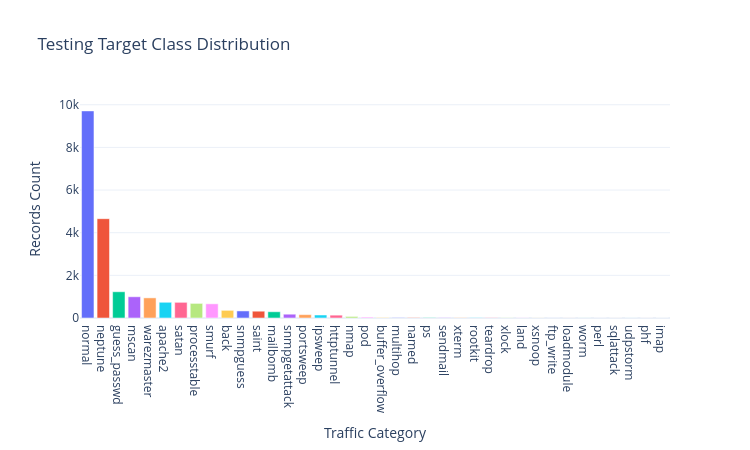

The cell this chart's notebook holds for it:
### Markdown cell above
Let's also visualize the test set class distribution to inspect labels.

### Code cell
# Calculate test class distribution
test_counts = test_df['label'].value_counts().reset_index()
test_counts.columns = ['Label', 'Count']

fig_test = px.bar(
    test_counts,
    x='Label',
    y='Count',
    title='Testing Target Class Distribution',
    labels={'Label': 'Traffic Category', 'Count': 'Records Count'},
    color='Label'
)
fig_test.update_layout(showlegend=False, width=750, height=450)
fig_test.show()

### Figure 1 — Plotly figure (JSON) as saved in the notebook; plotly's stock layout.template omitted (floating-point values rounded to 4 significant figures)
{"data": [{"hovertemplate": "Traffic Category=%{x}<br>Records Count=%{y}<extra></extra>", "legendgroup": "normal", "marker": {"color": "#636efa", "pattern": {"shape": ""}}, "name": "normal", "orientation": "v", "showlegend": true, "textposition": "auto", "type": "bar", "x": ["normal"], "xaxis": "x", "y": [9711], "yaxis": "y"}, {"hovertemplate": "Traffic Category=%{x}<br>Records Count=%{y}<extra></extra>", "legendgroup": "neptune", "marker": {"color": "#EF553B", "pattern": {"shape": ""}}, "name": "neptune", "orientation": "v", "showlegend": true, "textposition": "auto", "type": "bar", "x": ["neptune"], "xaxis": "x", "y": [4657], "yaxis": "y"}, {"hovertemplate": "Traffic Category=%{x}<br>Records Count=%{y}<extra></extra>", "legendgroup": "guess_passwd", "marker": {"color": "#00cc96", "pattern": {"shape": ""}}, "name": "guess_passwd", "orientation": "v", "showlegend": true, "textposition": "auto", "type": "bar", "x": ["guess_passwd"], "xaxis": "x", "y": [1231], "yaxis": "y"}, {"hovertemplate": "Traffic Category=%{x}<br>Records Count=%{y}<extra></extra>", "legendgroup": "mscan", "marker": {"color": "#ab63fa", "pattern": {"shape": ""}}, "name": "mscan", "orientation": "v", "showlegend": true, "textposition": "auto", "type": "bar", "x": ["mscan"], "xaxis": "x", "y": [996], "yaxis": "y"}, {"hovertemplate": "Traffic Category=%{x}<br>Records Count=%{y}<extra></extra>", "legendgroup": "warezmaster", "marker": {"color": "#FFA15A", "pattern": {"shape": ""}}, "name": "warezmaster", "orientation": "v", "showlegend": true, "textposition": "auto", "type": "bar", "x": ["warezmaster"], "xaxis": "x", "y": [944], "yaxis": "y"}, {"hovertemplate": "Traffic Category=%{x}<br>Records Count=%{y}<extra></extra>", "legendgroup": "apache2", "marker": {"color": "#19d3f3", "pattern": {"shape": ""}}, "name": "apache2", "orientation": "v", "showlegend": true, "textposition": "auto", "type": "bar", "x": ["apache2"], "xaxis": "x", "y": [737], "yaxis": "y"}, {"hovertemplate": "Traffic Category=%{x}<br>Records Count=%{y}<extra></extra>", "legendgroup": "satan", "marker": {"color": "#FF6692", "pattern": {"shape": ""}}, "name": "satan", "orientation": "v", "showlegend": true, "textposition": "auto", "type": "bar", "x": ["satan"], "xaxis": "x", "y": [735], "yaxis": "y"}, {"hovertemplate": "Traffic Category=%{x}<br>Records Count=%{y}<extra></extra>", "legendgroup": "processtable", "marker": {"color": "#B6E880", "pattern": {"shape": ""}}, "name": "processtable", "orientation": "v", "showlegend": true, "textposition": "auto", "type": "bar", "x": ["processtable"], "xaxis": "x", "y": [685], "yaxis": "y"}, {"hovertemplate": "Traffic Category=%{x}<br>Records Count=%{y}<extra></extra>", "legendgroup": "smurf", "marker": {"color": "#FF97FF", "pattern": {"shape": ""}}, "name": "smurf", "orientation": "v", "showlegend": true, "textposition": "auto", "type": "bar", "x": ["smurf"], "xaxis": "x", "y": [665], "yaxis": "y"}, {"hovertemplate": "Traffic Category=%{x}<br>Records Count=%{y}<extra></extra>", "legendgroup": "back", "marker": {"color": "#FECB52", "pattern": {"shape": ""}}, "name": "back", "orientation": "v", "showlegend": true, "textposition": "auto", "type": "bar", "x": ["back"], "xaxis": "x", "y": [359], "yaxis": "y"}, {"hovertemplate": "Traffic Category=%{x}<br>Records Count=%{y}<extra></extra>", "legendgroup": "snmpguess", "marker": {"color": "#636efa", "pattern": {"shape": ""}}, "name": "snmpguess", "orientation": "v", "showlegend": true, "textposition": "auto", "type": "bar", "x": ["snmpguess"], "xaxis": "x", "y": [331], "yaxis": "y"}, {"hovertemplate": "Traffic Category=%{x}<br>Records Count=%{y}<extra></extra>", "legendgroup": "saint", "marker": {"color": "#EF553B", "pattern": {"shape": ""}}, "name": "saint", "orientation": "v", "showlegend": true, "textposition": "auto", "type": "bar", "x": ["saint"], "xaxis": "x", "y": [319], "yaxis": "y"}, {"hovertemplate": "Traffic Category=%{x}<br>Records Count=%{y}<extra></extra>", "legendgroup": "mailbomb", "marker": {"color": "#00cc96", "pattern": {"shape": ""}}, "name": "mailbomb", "orientation": "v", "showlegend": true, "textposition": "auto", "type": "bar", "x": ["mailbomb"], "xaxis": "x", "y": [293], "yaxis": "y"}, {"hovertemplate": "Traffic Category=%{x}<br>Records Count=%{y}<extra></extra>", "legendgroup": "snmpgetattack", "marker": {"color": "#ab63fa", "pattern": {"shape": ""}}, "name": "snmpgetattack", "orientation": "v", "showlegend": true, "textposition": "auto", "type": "bar", "x": ["snmpgetattack"], "xaxis": "x", "y": [178], "yaxis": "y"}, {"hovertemplate": "Traffic Category=%{x}<br>Records Count=%{y}<extra></extra>", "legendgroup": "portsweep", "marker": {"color": "#FFA15A", "pattern": {"shape": ""}}, "name": "portsweep", "orientation": "v", "showlegend": true, "textposition": "auto", "type": "bar", "x": ["portsweep"], "xaxis": "x", "y": [157], "yaxis": "y"}, {"hovertemplate": "Traffic Category=%{x}<br>Records Count=%{y}<extra></extra>", "legendgroup": "ipsweep", "marker": {"color": "#19d3f3", "pattern": {"shape": ""}}, "name": "ipsweep", "orientation": "v", "showlegend": true, "textposition": "auto", "type": "bar", "x": ["ipsweep"], "xaxis": "x", "y": [141], "yaxis": "y"}, {"hovertemplate": "Traffic Category=%{x}<br>Records Count=%{y}<extra></extra>", "legendgroup": "httptunnel", "marker": {"color": "#FF6692", "pattern": {"shape": ""}}, "name": "httptunnel", "orientation": "v", "showlegend": true, "textposition": "auto", "type": "bar", "x": ["httptunnel"], "xaxis": "x", "y": [133], "yaxis": "y"}, {"hovertemplate": "Traffic Category=%{x}<br>Records Count=%{y}<extra></extra>", "legendgroup": "nmap", "marker": {"color": "#B6E880", "pattern": {"shape": ""}}, "name": "nmap", "orientation": "v", "showlegend": true, "textposition": "auto", "type": "bar", "x": ["nmap"], "xaxis": "x", "y": [73], "yaxis": "y"}, {"hovertemplate": "Traffic Category=%{x}<br>Records Count=%{y}<extra></extra>", "legendgroup": "pod", "marker": {"color": "#FF97FF", "pattern": {"shape": ""}}, "name": "pod", "orientation": "v", "showlegend": true, "textposition": "auto", "type": "bar", "x": ["pod"], "xaxis": "x", "y": [41], "yaxis": "y"}, {"hovertemplate": "Traffic Category=%{x}<br>Records Count=%{y}<extra></extra>", "legendgroup": "buffer_overflow", "marker": {"color": "#FECB52", "pattern": {"shape": ""}}, "name": "buffer_overflow", "orientation": "v", "showlegend": true, "textposition": "auto", "type": "bar", "x": ["buffer_overflow"], "xaxis": "x", "y": [20], "yaxis": "y"}, {"hovertemplate": "Traffic Category=%{x}<br>Records Count=%{y}<extra></extra>", "legendgroup": "multihop", "marker": {"color": "#636efa", "pattern": {"shape": ""}}, "name": "multihop", "orientation": "v", "showlegend": true, "textposition": "auto", "type": "bar", "x": ["multihop"], "xaxis": "x", "y": [18], "yaxis": "y"}, {"hovertemplate": "Traffic Category=%{x}<br>Records Count=%{y}<extra></extra>", "legendgroup": "named", "marker": {"color": "#EF553B", "pattern": {"shape": ""}}, "name": "named", "orientation": "v", "showlegend": true, "textposition": "auto", "type": "bar", "x": ["named"], "xaxis": "x", "y": [17], "yaxis": "y"}, {"hovertemplate": "Traffic Category=%{x}<br>Records Count=%{y}<extra></extra>", "legendgroup": "ps", "marker": {"color": "#00cc96", "pattern": {"shape": ""}}, "name": "ps", "orientation": "v", "showlegend": true, "textposition": "auto", "type": "bar", "x": ["ps"], "xaxis": "x", "y": [15], "yaxis": "y"}, {"hovertemplate": "Traffic Category=%{x}<br>Records Count=%{y}<extra></extra>", "legendgroup": "sendmail", "marker": {"color": "#ab63fa", "pattern": {"shape": ""}}, "name": "sendmail", "orientation": "v", "showlegend": true, "textposition": "auto", "type": "bar", "x": ["sendmail"], "xaxis": "x", "y": [14], "yaxis": "y"}, {"hovertemplate": "Traffic Category=%{x}<br>Records Count=%{y}<extra></extra>", "legendgroup": "xterm", "marker": {"color": "#FFA15A", "pattern": {"shape": ""}}, "name": "xterm", "orientation": "v", "showlegend": true, "textposition": "auto", "type": "bar", "x": ["xterm"], "xaxis": "x", "y": [13], "yaxis": "y"}, {"hovertemplate": "Traffic Category=%{x}<br>Records Count=%{y}<extra></extra>", "legendgroup": "rootkit", "marker": {"color": "#19d3f3", "pattern": {"shape": ""}}, "name": "rootkit", "orientation": "v", "showlegend": true, "textposition": "auto", "type": "bar", "x": ["rootkit"], "xaxis": "x", "y": [13], "yaxis": "y"}, {"hovertemplate": "Traffic Category=%{x}<br>Records Count=%{y}<extra></extra>", "legendgroup": "teardrop", "marker": {"color": "#FF6692", "pattern": {"shape": ""}}, "name": "teardrop", "orientation": "v", "showlegend": true, "textposition": "auto", "type": "bar", "x": ["teardrop"], "xaxis": "x", "y": [12], "yaxis": "y"}, {"hovertemplate": "Traffic Category=%{x}<br>Records Count=%{y}<extra></extra>", "legendgroup": "xlock", "marker": {"color": "#B6E880", "pattern": {"shape": ""}}, "name": "xlock", "orientation": "v", "showlegend": true, "textposition": "auto", "type": "bar", "x": ["xlock"], "xaxis": "x", "y": [9], "yaxis": "y"}, {"hovertemplate": "Traffic Category=%{x}<br>Records Count=%{y}<extra></extra>", "legendgroup": "land", "marker": {"color": "#FF97FF", "pattern": {"shape": ""}}, "name": "land", "orientation": "v", "showlegend": true, "textposition": "auto", "type": "bar", "x": ["land"], "xaxis": "x", "y": [7], "yaxis": "y"}, {"hovertemplate": "Traffic Category=%{x}<br>Records Count=%{y}<extra></extra>", "legendgroup": "xsnoop", "marker": {"color": "#FECB52", "pattern": {"shape": ""}}, "name": "xsnoop", "orientation": "v", "showlegend": true, "textposition": "auto", "type": "bar", "x": ["xsnoop"], "xaxis": "x", "y": [4], "yaxis": "y"}, {"hovertemplate": "Traffic Category=%{x}<br>Records Count=%{y}<extra></extra>", "legendgroup": "ftp_write", "marker": {"color": "#636efa", "pattern": {"shape": ""}}, "name": "ftp_write", "orientation": "v", "showlegend": true, "textposition": "auto", "type": "bar", "x": ["ftp_write"], "xaxis": "x", "y": [3], "yaxis": "y"}, {"hovertemplate": "Traffic Category=%{x}<br>Records Count=%{y}<extra></extra>", "legendgroup": "loadmodule", "marker": {"color": "#EF553B", "pattern": {"shape": ""}}, "name": "loadmodule", "orientation": "v", "showlegend": true, "textposition": "auto", "type": "bar", "x": ["loadmodule"], "xaxis": "x", "y": [2], "yaxis": "y"}, {"hovertemplate": "Traffic Category=%{x}<br>Records Count=%{y}<extra></extra>", "legendgroup": "worm", "marker": {"color": "#00cc96", "pattern": {"shape": ""}}, "name": "worm", "orientation": "v", "showlegend": true, "textposition": "auto", "type": "bar", "x": ["worm"], "xaxis": "x", "y": [2], "yaxis": "y"}, {"hovertemplate": "Traffic Category=%{x}<br>Records Count=%{y}<extra></extra>", "legendgroup": "perl", "marker": {"color": "#ab63fa", "pattern": {"shape": ""}}, "name": "perl", "orientation": "v", "showlegend": true, "textposition": "auto", "type": "bar", "x": ["perl"], "xaxis": "x", "y": [2], "yaxis": "y"}, {"hovertemplate": "Traffic Category=%{x}<br>Records Count=%{y}<extra></extra>", "legendgroup": "sqlattack", "marker": {"color": "#FFA15A", "pattern": {"shape": ""}}, "name": "sqlattack", "orientation": "v", "showlegend": true, "textposition": "auto", "type": "bar", "x": ["sqlattack"], "xaxis": "x", "y": [2], "yaxis": "y"}, {"hovertemplate": "Traffic Category=%{x}<br>Records Count=%{y}<extra></extra>", "legendgroup": "udpstorm", "marker": {"color": "#19d3f3", "pattern": {"shape": ""}}, "name": "udpstorm", "orientation": "v", "showlegend": true, "textposition": "auto", "type": "bar", "x": ["udpstorm"], "xaxis": "x", "y": [2], "yaxis": "y"}, {"hovertemplate": "Traffic Category=%{x}<br>Records Count=%{y}<extra></extra>", "legendgroup": "phf", "marker": {"color": "#FF6692", "pattern": {"shape": ""}}, "name": "phf", "orientation": "v", "showlegend": true, "textposition": "auto", "type": "bar", "x": ["phf"], "xaxis": "x", "y": [2], "yaxis": "y"}, {"hovertemplate": "Traffic Category=%{x}<br>Records Count=%{y}<extra></extra>", "legendgroup": "imap", "marker": {"color": "#B6E880", "pattern": {"shape": ""}}, "name": "imap", "orientation": "v", "showlegend": true, "textposition": "auto", "type": "bar", "x": ["imap"], "xaxis": "x", "y": [1], "yaxis": "y"}], "layout": {"barmode": "relative", "height": 450, "legend": {"title": {"text": "Traffic Category"}, "tracegroupgap": 0}, "showlegend": false, "title": {"text": "Testing Target Class Distribution"}, "width": 750, "xaxis": {"anchor": "y", "categoryarray": ["normal", "neptune", "guess_passwd", "mscan", "warezmaster", "apache2", "satan", "processtable", "smurf", "back", "snmpguess", "saint", "mailbomb", "snmpgetattack", "portsweep", "ipsweep", "httptunnel", "nmap", "pod", "buffer_overflow", "multihop", "named", "ps", "sendmail", "xterm", "rootkit", "teardrop", "xlock", "land", "xsnoop", "ftp_write", "loadmodule", "worm", "perl", "sqlattack", "udpstorm", "phf", "imap"], "categoryorder": "array", "domain": [0, 1], "title": {"text": "Traffic Category"}}, "yaxis": {"anchor": "x", "domain": [0, 1], "title": {"text": "Records Count"}}}}
